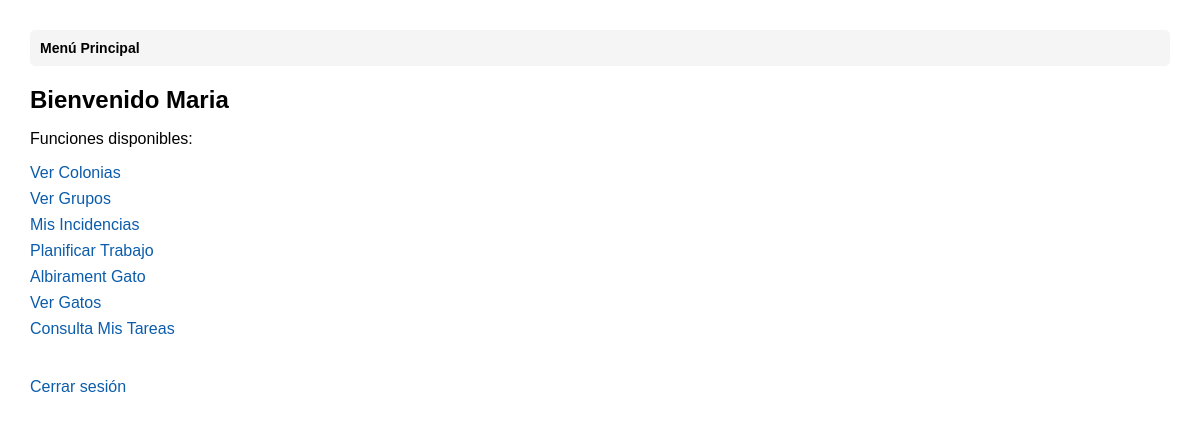
The page /menu.php (signed in) on the database its author committed.
### tables this page shows
CREATE TABLE FUNCION(
    idFuncion INT PRIMARY KEY AUTO_INCREMENT,
    nombre VARCHAR(200),
    ruta VARCHAR(300)
);

### menu.php (the view, shortened to what this page needs)
<?php
require_once 'header.php';
$con = mysqli_connect('localhost', 'root', '', 'BD2_Prac2');
$idPersona = (int) $_SESSION['idPersona'];
$sqlFuncs = sprintf(
    "SELECT f.nombre, f.ruta
     FROM PER_ROL pr
     JOIN ROL r ON pr.idRol = r.idRol
     JOIN PUEDEHACER ph ON r.idRol = ph.idRol
     JOIN FUNCION f ON ph.idFuncion = f.idFuncion
     WHERE pr.idPersona = %d",
    $idPersona
);
$resFuncs = mysqli_query($con, $sqlFuncs);
?>
<!DOCTYPE html>
<html lang="es">
<head>
</head>
<body>
    <h2>Bienvenido <?php echo htmlspecialchars($_SESSION['nombre']); ?></h2>
    <p>Funciones disponibles:</p>
    <ul>
        <?php
        if ($resFuncs && mysqli_num_rows($resFuncs) > 0) {
            while ($f = mysqli_fetch_assoc($resFuncs)) {
                $ruta = !empty($f['ruta'])
                    ? $f['ruta']
                    : 'BD249482420/' . strtolower(str_replace(' ', '_', $f['nombre'])) . '.php';
                if (substr($ruta, -5) === '.html') {
                    $possiblePhp = substr($ruta, 0, -5) . '.php';
                    if (file_exists(__DIR__ . '/' . $possiblePhp)) {
                        $ruta = $possiblePhp;
                    }
                }
                echo '<li><a href="' . htmlspecialchars($ruta) . '">' . htmlspecialchars($f['nombre']) . '</a></li>';
            }
        } else {
            echo '<li>(No hay funciones asignadas)</li>';
        }
        ?>
    </ul>
    <a class="logout" href="login.html">Cerrar sesión</a>
</body>
</html>

### menu.php (style rules this page uses)
body { font-family: Arial, sans-serif; margin: 30px; }
h2 { margin-bottom: 10px; }
ul { list-style: none; padding: 0; }
li { margin: 8px 0; }
a { color: #0b5cab; text-decoration: none; }
.logout { margin-top: 24px; display: inline-block; }

### rows shown on the page
funcion: nombre "Ver Colonias"
funcion: nombre "Ver Grupos"
funcion: nombre "Mis Incidencias"
funcion: nombre "Planificar Trabajo"
funcion: nombre "Albirament Gato"
funcion: nombre "Ver Gatos"
funcion: nombre "Consulta Mis Tareas"

### other values the page prints
$crumb['titulo'] "Menú Principal"
$_SESSION['nombre'] "Maria"
